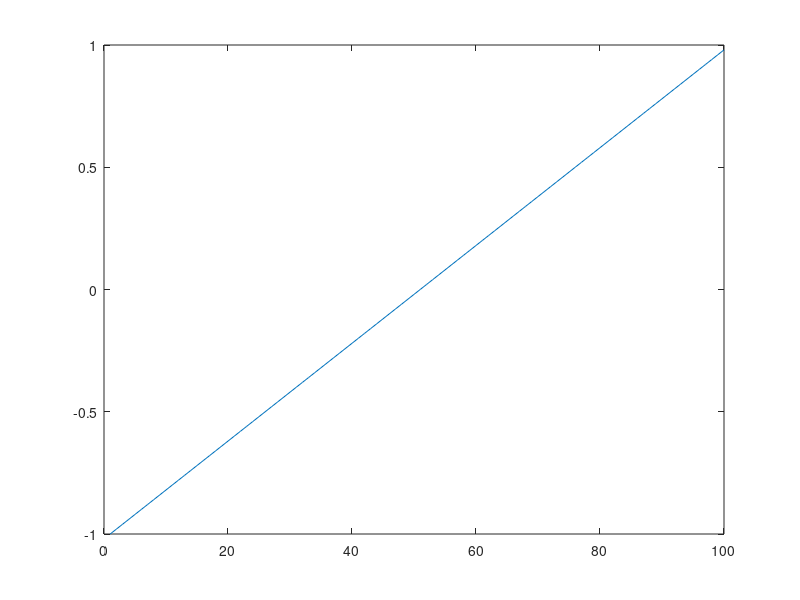
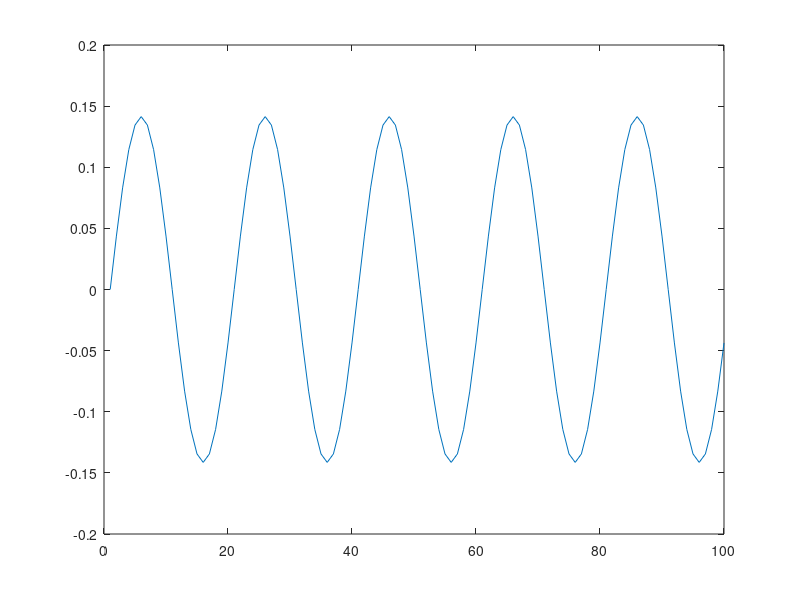
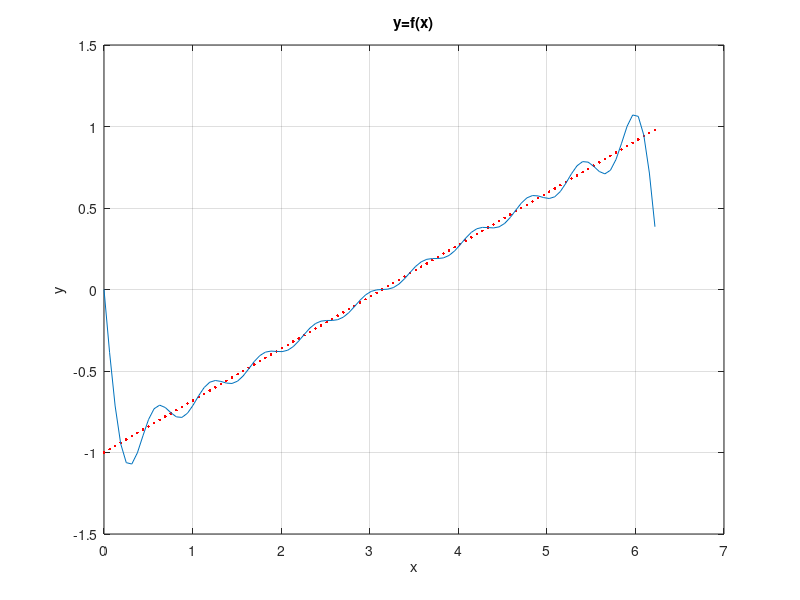

The MATLAB script that drew these images, in order:
clear all; close all;

N=100;                % Liczba definiowanych punktow czasowych
M=10;                  % Liczba sinusoid uzytych do aproksymacji

x = [0 : 2*pi/N : 2*pi*(N-1)/N]';    % Wektor pionowy [rad]: 0 : krok : maksimum
y = sawtooth(x);                     % Zadany przebieg piloksztaltny, od -1 do 1
figure; plot( y ); pause             % Sygnal aproksymowany

X = sqrt(2/N) * sin(x*[1:M]) ;       % Macierz z ortogonalnymi sinusami w kolumnach
figure; plot( X(:,5)' ); pause       % Przykladowo 5-ta kolumna

a = X'*y;                            % Wynik transformacji, szukany wektor wspolczynnikow 
figure; plot(x,y,'r.',x,X*a); grid;  % Funkcja oryginalna i jej aproksymata
xlabel('x'); ylabel('y');
title('y=f(x)');